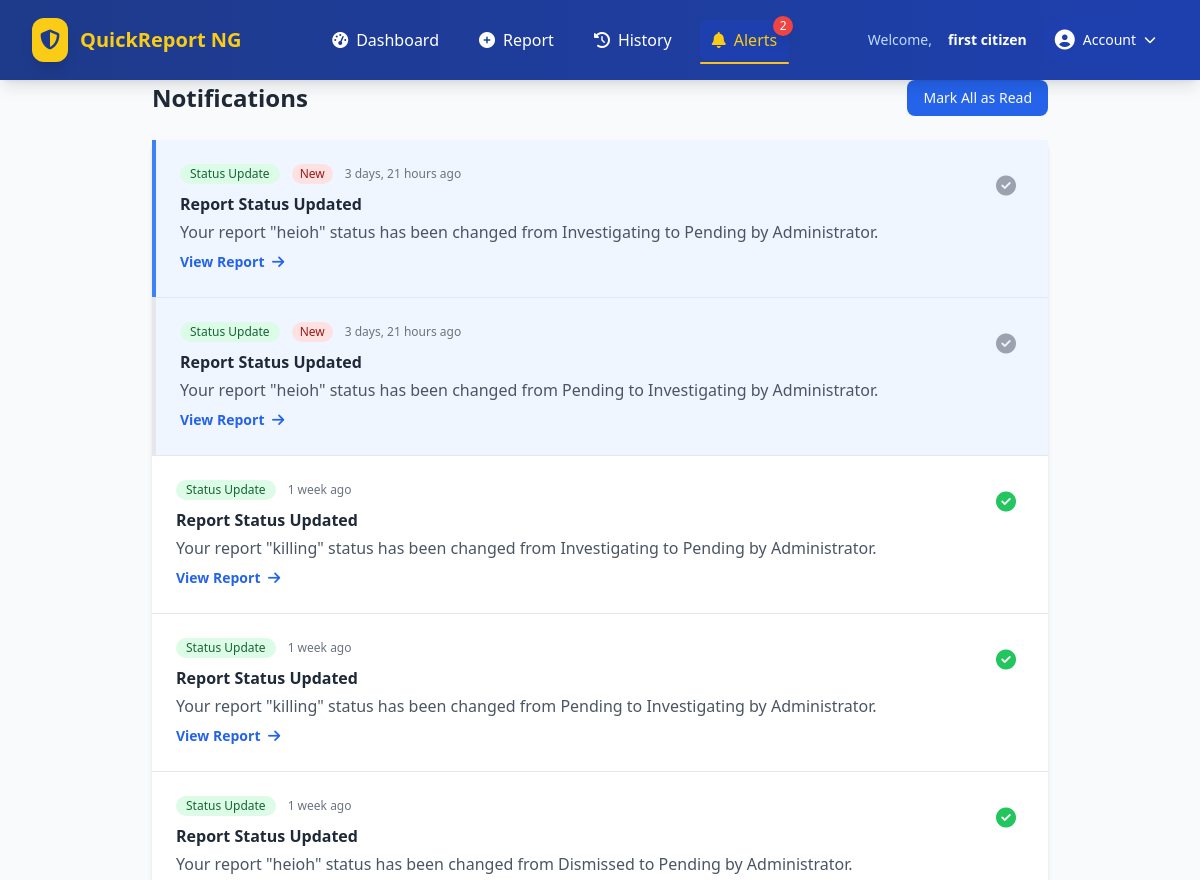
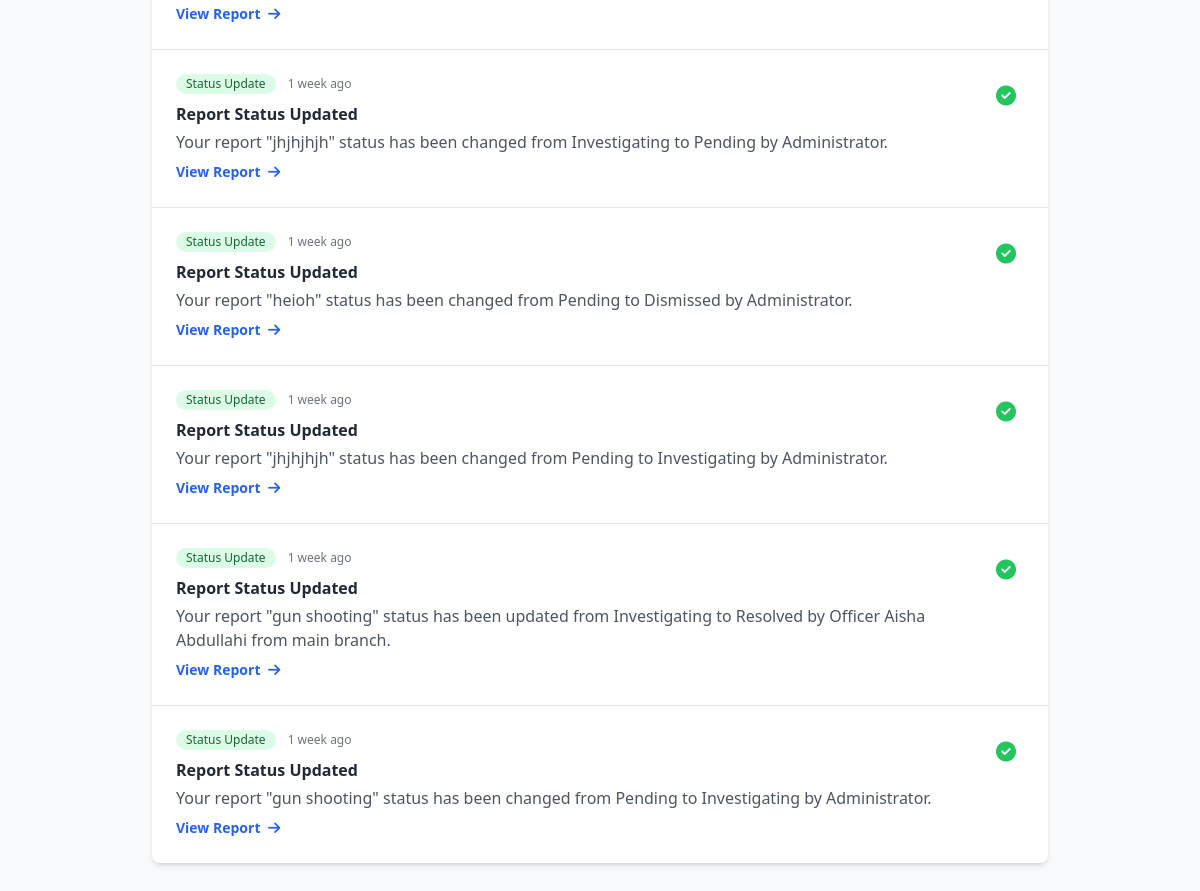
Page /citizen-notifications/ (signed in) on the committed database (2 pictures, top to bottom).
### crime_app/models.py (models this page shows, shortened)
class User(AbstractUser):
    ROLE_CHOICES = (
        ('admin', 'Super Admin'),
        ('officer', 'Officer'),
        ('citizen', 'Citizen'),
    )
    role = models.CharField(max_length=20, choices=ROLE_CHOICES, default='citizen')
    phone = models.CharField(max_length=20, blank=True, null=True)
    address = models.TextField(blank=True, null=True)
    is_active = models.BooleanField(default=True)

class CitizenNotification(models.Model):
    NOTIFICATION_TYPES = (
        ('status_update', 'Status Update'),
        ('reminder', 'Reminder'),
        ('general', 'General'),
        ('ai_insight', 'AI Insight'),  # AI notification type
    )
    user = models.ForeignKey(User, on_delete=models.CASCADE, related_name='notifications')
    notification_type = models.CharField(max_length=20, choices=NOTIFICATION_TYPES, default='general')
    title = models.CharField(max_length=200)
    message = models.TextField()
    related_report = models.ForeignKey('CrimeReport', on_delete=models.CASCADE, null=True, blank=True)
    is_read = models.BooleanField(default=False)
    created_at = models.DateTimeField(auto_now_add=True)
    class Meta:
        ordering = ['-created_at']

### crime_app/views.py (the view)
# urls.py: path('citizen-notifications/', views.citizen_notifications, name='citizen_notifications'),
def citizen_notifications(request):
    if not request.user.is_authenticated:
        messages.error(request, "Please login to view notifications.")
        return redirect('my-login')
    notifications = CitizenNotification.objects.filter(user=request.user).order_by('-created_at')
    unread_count = notifications.filter(is_read=False).count()
    return render(request, 'crime_app/citizenPage/notifications.html', {
        'notifications': notifications,
        'unread_count': unread_count,
    })

### crime_app/context_processors.py (called while the page is built)
def officer_notifications(request):
    if request.user.is_authenticated and hasattr(request.user, 'officer'):
        officer = request.user.officer
        unread_count = officer.notifications.filter(is_read=False).count()
        recent_notifications = officer.notifications.order_by('-created_at')[:5]
    else:
        unread_count = 0
        recent_notifications = []
    return {
        'unread_count': unread_count,
        'recent_notifications': recent_notifications,
    }

### crime_app/templates/crime_app/citizenPage/notifications.html (shortened to what this page needs)
{% extends "crime_app/citizenPage/maain.html" %}
{% block content %}
<div class="max-w-4xl mx-auto">
    <div class="flex justify-between items-center mb-6">
        <h1 class="text-2xl font-bold text-gray-800">Notifications</h1>
        {% if unread_count > 0 %}
        <button id="markAllRead" class="bg-blue-600 text-white px-4 py-2 rounded-lg hover:bg-blue-700 transition text-sm">
            Mark All as Read
        </button>
        {% endif %}
    </div>
    <div class="bg-white rounded-lg shadow-md">
        {% if notifications %}
            <div class="divide-y divide-gray-200">
                {% for notification in notifications %}
                <div class="p-6 hover:bg-gray-50 transition {% if not notification.is_read %}bg-blue-50 border-l-4 border-blue-500{% endif %}"
                     data-notification-id="{{ notification.id }}">
                    <div class="flex justify-between items-start">
                        <div class="flex-1">
                            <div class="flex items-center space-x-3 mb-2">
                                <span class="inline-flex items-center px-2.5 py-0.5 rounded-full text-xs font-medium
                                    {% if notification.notification_type == 'status_update' %}bg-green-100 text-green-800
                                    {% elif notification.notification_type == 'reminder' %}bg-yellow-100 text-yellow-800
                                    {% else %}bg-blue-100 text-blue-800{% endif %}">
                                    {{ notification.get_notification_type_display }}
                                </span>
                                {% if not notification.is_read %}
                                <span class="inline-flex items-center px-2 py-0.5 rounded-full text-xs font-medium bg-red-100 text-red-800">
                                    New
                                </span>
                                {% endif %}
                                <span class="text-xs text-gray-500">{{ notification.created_at|timesince }} ago</span>
                            </div>
                            <h3 class="font-semibold text-gray-800">{{ notification.title }}</h3>
                            <p class="text-gray-600 mt-1">{{ notification.message }}</p>
                            {% if notification.related_report %}
                            <a href="{% url 'c-report-detail' notification.related_report.id %}"
                               class="inline-block mt-2 text-blue-600 hover:text-blue-800 text-sm font-semibold">
                                View Report <i class="fas fa-arrow-right ml-1"></i>
                            </a>
                            {% endif %}
                        </div>
                        {% if not notification.is_read %}
                        <button class="mark-as-read ml-4 p-2 text-gray-400 hover:text-green-600 transition"
                                data-notification-id="{{ notification.id }}"
                                title="Mark as read">
                            <i class="fas fa-check-circle text-xl"></i>
                        </button>
                        {% else %}
                        <div class="ml-4 p-2 text-green-500">
                            <i class="fas fa-check-circle text-xl"></i>
                        </div>
                        {% endif %}
                    </div>
                </div>
                {% endfor %}
            </div>
        {% else %}
            <div class="text-center py-12">
                <i class="fas fa-bell-slash text-gray-300 text-4xl mb-4"></i>
                <p class="text-gray-500 text-lg">No notifications yet</p>
                <p class="text-gray-400 text-sm mt-1">You'll be notified when there are updates to your reports</p>
            </div>
        {% endif %}
    </div>
</div>
{% endblock %}

### crime_app/templates/crime_app/citizenPage/maain.html (shortened to what this page needs)
{% load static %}
<!DOCTYPE html>
<html lang="en">
<head>
    <script src="https://cdn.tailwindcss.com"></script>
    <link rel="stylesheet" href="https://cdnjs.cloudflare.com/ajax/libs/font-awesome/6.4.0/css/all.min.css">
</head>
<body class="bg-gray-50 font-sans antialiased">
<nav class="bg-gradient-to-r from-blue-900 to-blue-800 text-white shadow-lg fixed top-0 left-0 right-0 z-50">
    <div class="max-w-7xl mx-auto px-4 sm:px-6 lg:px-8">
        <div class="flex justify-between items-center h-16 md:h-20">
            <div class="flex items-center space-x-2 md:space-x-3">
                <div class="bg-yellow-400 p-1.5 md:p-2 rounded-lg md:rounded-xl shadow-lg transform hover:rotate-12 transition duration-300">
                    <i class="fas fa-shield-alt text-blue-900 text-lg md:text-xl"></i>
                </div>
                <div class="flex flex-col">
                    <h1 class="text-base md:text-xl font-bold text-yellow-400 leading-tight">
                        <a href="{% url 'user-board' %}" class="hover:text-yellow-300 transition">QuickReport NG</a>
                    </h1>
                </div>
            </div>
            <div class="hidden md:flex items-center space-x-1 lg:space-x-4">
                {% with request.resolver_match.url_name as url_name %}
                <a href="{% url 'user-board' %}"
                   class="px-3 py-2 rounded-lg hover:bg-blue-800 transition font-medium flex items-center space-x-2 {% if url_name == 'user-board' %}bg-blue-800 text-yellow-400{% endif %}">
                    <i class="fas fa-tachometer-alt {% if url_name == 'user-board' %}text-yellow-400{% endif %}"></i>
                    <span>Dashboard</span>
                </a>
                <a href="{% url 'user-report' %}"
                   class="px-3 py-2 rounded-lg hover:bg-blue-800 transition font-medium flex items-center space-x-2 {% if url_name == 'user-report' %}bg-blue-800 text-yellow-400{% endif %}">
                    <i class="fas fa-plus-circle {% if url_name == 'user-report' %}text-yellow-400{% endif %}"></i>
                    <span>Report</span>
                </a>
                <a href="{% url 'report-history' %}"
                   class="px-3 py-2 rounded-lg hover:bg-blue-800 transition font-medium flex items-center space-x-2 {% if url_name == 'report-history' %}bg-blue-800 text-yellow-400{% endif %}">
                    <i class="fas fa-history {% if url_name == 'report-history' %}text-yellow-400{% endif %}"></i>
                    <span>History</span>
                </a>
                <a href="{% url 'citizen_notifications' %}"
                   class="px-3 py-2 rounded-lg hover:bg-blue-800 transition font-medium flex items-center space-x-2 relative {% if url_name == 'citizen_notifications' %}bg-blue-800 text-yellow-400{% endif %}">
                    <i class="fas fa-bell {% if url_name == 'citizen_notifications' %}text-yellow-400{% endif %}"></i>
                    <span>Alerts</span>
                    {% if unread_count > 0 %}
                    <span class="absolute -top-1 -right-1 bg-red-500 text-white text-xs rounded-full min-w-[20px] h-5 px-1 flex items-center justify-center animate-pulse shadow-lg">
                        {{ unread_count }}
                    </span>
                    {% endif %}
                </a>
                {% endwith %}
            </div>
            <div class="flex items-center space-x-2 md:space-x-4">
                <span class="hidden lg:block text-sm text-blue-200">Welcome,</span>
                <span class="hidden lg:block text-sm font-semibold max-w-[150px] truncate">{{ user.get_full_name|default:user.username }}</span>
                <div class="relative hidden md:block">
                    <button id="userMenu" class="flex items-center space-x-1 md:space-x-2 text-sm bg-blue-800 hover:bg-blue-700 px-2 md:px-3 py-1.5 md:py-2 rounded-lg transition group">
                        <i class="fas fa-user-circle text-lg md:text-xl"></i>
                        <span class="hidden sm:block">Account</span>
                        <i class="fas fa-chevron-down text-xs transition-transform group-hover:rotate-180"></i>
                    </button>
                </div>
            </div>
        </div>
    </div>
</nav>
    <main class="min-h-screen">
        {% block content %}
        {% endblock %}
    </main>
</body>
</html>

### crime_app/templates/crime_app/citizenPage/maain.html (style rules this page uses)
html { scroll-behavior: smooth; }
button, a { -webkit-tap-highlight-color: transparent; }
body { padding-top: 64px; font-family: -apple-system, BlinkMacSystemFont, 'Segoe UI', Roboto, Oxygen, Ubuntu, sans-serif; }
@media (min-width: 768px) { body { padding-top: 80px; } }
.nav-link-active { position: relative; }
.nav-link-active::after { content: ''; position: absolute; bottom: -4px; left: 0; right: 0; height: 2px; background-color: #fbbf24; border-radius: 2px; }

### rows in the picture
User: get_full_name "first citizen"
CitizenNotification: notification_type "Status Update", is_read "New", created_at "3 days, 21 hours", title "Report Status Updated", message "Your report \"heioh\" status has been changed from Investigating to Pending by Administrator.", shows "View Report"
CitizenNotification: notification_type "Status Update", is_read "New", created_at "3 days, 21 hours", title "Report Status Updated", message "Your report \"heioh\" status has been changed from Pending to Investigating by Administrator.", shows "View Report"
CitizenNotification: notification_type "Status Update", created_at "1 week", title "Report Status Updated", message "Your report \"killing\" status has been changed from Investigating to Pending by Administrator.", shows "View Report", is_read True (drawn)
CitizenNotification: notification_type "Status Update", created_at "1 week", title "Report Status Updated", message "Your report \"killing\" status has been changed from Pending to Investigating by Administrator.", shows "View Report", is_read True (drawn)
CitizenNotification: notification_type "Status Update", created_at "1 week", title "Report Status Updated", message "Your report \"heioh\" status has been changed from Dismissed to Pending by Administrator.", shows "View Report", is_read True (drawn)
CitizenNotification: notification_type "Status Update", created_at "1 week", title "Report Status Updated", message "Your report \"jhjhjhjh\" status has been changed from Investigating to Pending by Administrator.", shows "View Report", is_read True (drawn)
CitizenNotification: notification_type "Status Update", created_at "1 week", title "Report Status Updated", message "Your report \"heioh\" status has been changed from Pending to Dismissed by Administrator.", shows "View Report", is_read True (drawn)
CitizenNotification: notification_type "Status Update", created_at "1 week", title "Report Status Updated", message "Your report \"jhjhjhjh\" status has been changed from Pending to Investigating by Administrator.", shows "View Report", is_read True (drawn)
CitizenNotification: notification_type "Status Update", created_at "1 week", title "Report Status Updated", message "Your report \"gun shooting\" status has been updated from Investigating to Resolved by Officer Aisha Abdullahi from main branch.", shows "View Report", is_read True (drawn)
CitizenNotification: notification_type "Status Update", created_at "1 week", title "Report Status Updated", message "Your report \"gun shooting\" status has been changed from Pending to Investigating by Administrator.", shows "View Report", is_read True (drawn)

### other values in the picture
{{ unread_count }} "2"
